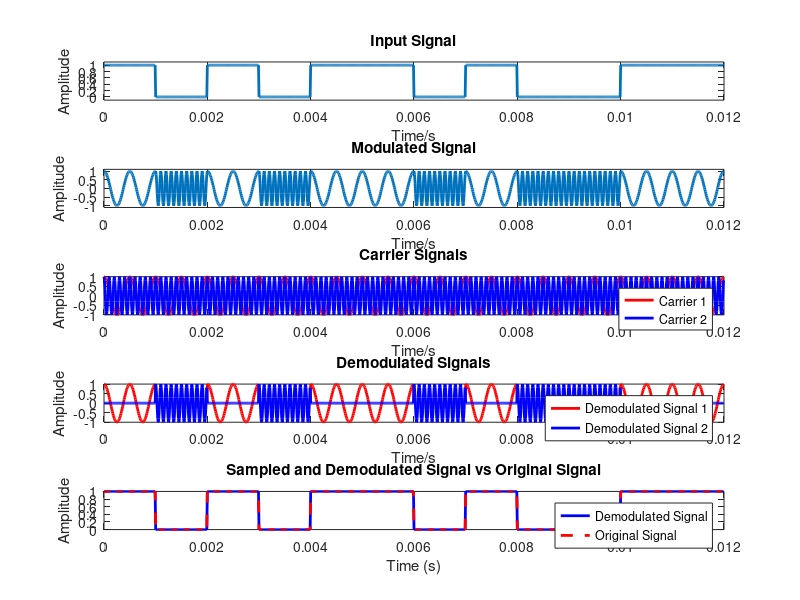

Here is the MATLAB script that generated this plot:
clear all;                  % 清除所有变量
close all;                  % 关闭所有窗口
clc;                        % 清屏

%% 基本参数
M = 12;                     % 产生码元数    
L = 100;                    % 每码元复制L次,每个码元采样次数
Ts = 0.001;                 % 每个码元的宽度,即码元的持续时间
Rb = 1 / Ts;                % 码元速率1K
dt = Ts / L;                % 采样间隔
TotalT = M * Ts;            % 总时间
t = 0:dt:TotalT-dt;         % 时间
Fs = 1 / dt;                % 采样间隔的倒数即采样频率

%% 产生单极性波形
wave = [1, 0, 1, 0, 1, 1, 0, 1, 0, 0, 1, 1]; % 产生二进制随机码,M为码元个数
fz = ones(1, L);            % 定义复制的次数L,L为每码元的采样点数
x1 = wave(fz, :);           % 将原来wave的第一行复制L次，称为L*M的矩阵
jidai = reshape(x1, 1, L * M); % 产生单极性不归零矩形脉冲波形，将刚得到的L*M矩阵，按列重新排列形成1*(L*M)的矩阵

%% 2FSK调制
fc1 = 2000;                 % 载波1频率2kHz       
zb1 = cos(2 * pi * fc1 * t);% 载波1信号
fsk1 = jidai .* zb1;        % 基带信号1和载波1相乘 

fc2 = 10000;                % 载波2频率10kHz       
zb2 = cos(2 * pi * fc2 * t);% 载波2信号
fsk2 = (1 - jidai) .* zb2;  % 基带信号2和载波2相乘  

fsk = fsk1 + fsk2;          % 2FSK的调制

%% 解调部分
%% fsk信号经过第一个带通滤波后和载波1相乘
jt1 = fsk1 .* (-zb1);       % 相干解调，乘以相干载波

%% fsk信号经过第二个带通滤波后和载波2相乘
jt2 = fsk2 .* (-zb2);       % 相干解调，乘以相干载波

%% 抽样判决
pdst = 1 * (jt1 < jt2);     % 上面支路信号大于下面支路信号判决为1，否则为0 

%% 绘制输入信号、调制信号、载波和解调信号
figure;
subplot(511);               % 窗口分割成5*1的，当前是第1个子图 
plot(t, jidai, 'LineWidth', 2) % 绘制基带信号波形
title('Input Signal')       % 标题
xlabel('Time/s');           % x轴标签
ylabel('Amplitude');        % y轴标签
axis([0, TotalT, -0.1, 1.1])% 坐标范围限制

subplot(512);               % 窗口分割成5*1的，当前是第2个子图 
plot(t, fsk, 'LineWidth', 2);% 绘制2FSK的波形 
title('Modulated Signal')   % 标题
xlabel('Time/s');           % x轴标签
ylabel('Amplitude');        % y轴标签
axis([0, TotalT, -1.1, 1.1]);% 坐标范围限制

subplot(513);               % 窗口分割成5*1的，当前是第3个子图 
plot(t, zb1, 'r', 'LineWidth', 2);% 绘制载波1的波形
hold on;
plot(t, zb2, 'b', 'LineWidth', 2);% 绘制载波2的波形
title('Carrier Signals')   % 标题
legend('Carrier 1', 'Carrier 2'); % 图例
xlabel('Time/s');           % x轴标签
ylabel('Amplitude');        % y轴标签

subplot(514);               % 窗口分割成5*1的，当前是第4个子图 
plot(t, fsk1, 'r', 'LineWidth', 2);% 绘制解调信号1的波形
hold on;
plot(t, fsk2, 'b', 'LineWidth', 2);% 绘制解调信号2的波形
title('Demodulated Signals')% 标题
legend('Demodulated Signal 1', 'Demodulated Signal 2'); % 图例
xlabel('Time/s');           % x轴标签
ylabel('Amplitude');        % y轴标签

subplot(515);               % 窗口分割成5*1的，当前是第5个子图 
plot(t, pdst, 'b', 'LineWidth', 2); % Plotting the demodulated signal
hold on;
plot(t, jidai, 'r--', 'LineWidth', 2); % Plotting the original input signal
hold off;
title('Sampled and Demodulated Signal vs Original Signal');
xlabel('Time (s)');
ylabel('Amplitude');
legend('Demodulated Signal', 'Original Signal');